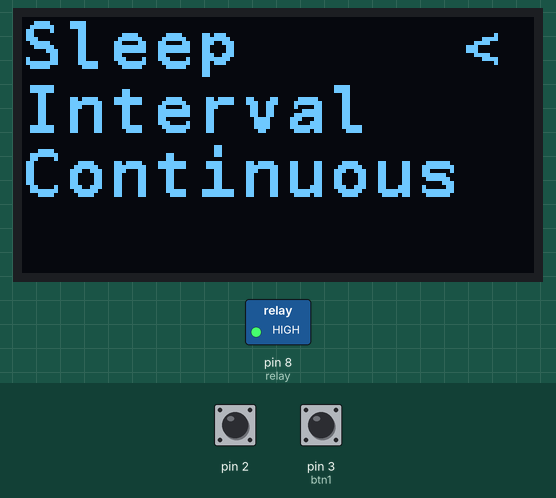
Simulated run of this sketch. Board: Arduino Uno, built with avr-gcc and run on an emulated ATmega328P. On the bench: 128×64 one-colour display, switched loads named in the sketch (green lamp = pin HIGH). The test bench sets the inputs (shaded band); at power-on: pin 2 HIGH, pin 3 (btn1) HIGH. What the sketch prints to the serial monitor is not drawn.

Above: at 1.2 s.
1.3 s: pin 2 pulled LOW for 0.15 s
At 2.4 s:
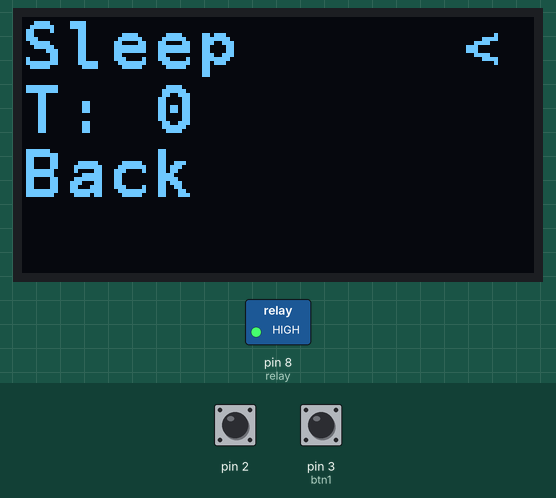
2.9 s: pin 2 pulled LOW for 1 s
At 3.7 s:
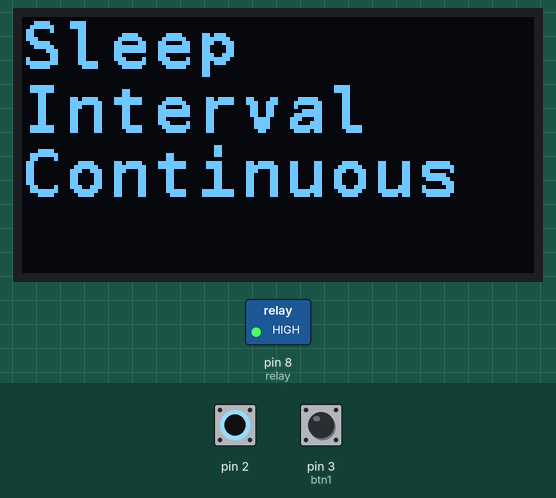
5.4 s: pin 2 pulled LOW for 3.2 s
At 6.0 s:
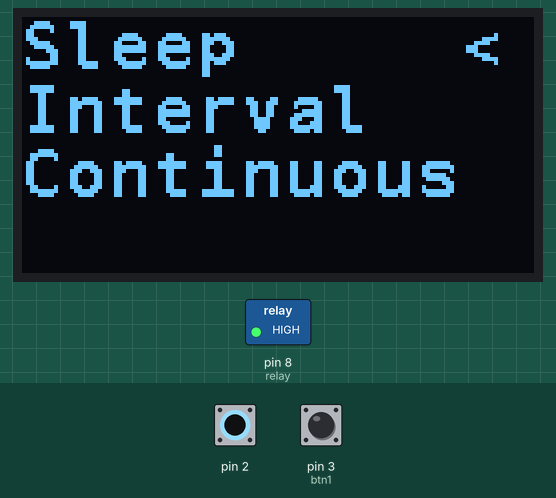
10.1 s: pin 3 (btn1) pulled LOW for 0.15 s
At 10.8 s:
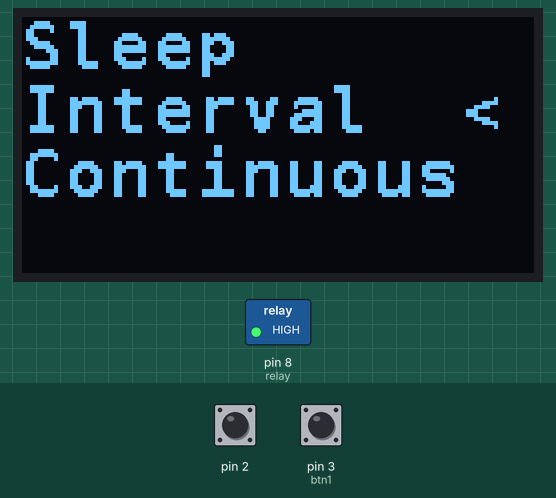
11.7 s: pin 2 pulled LOW for 0.15 s
At 12.4 s:
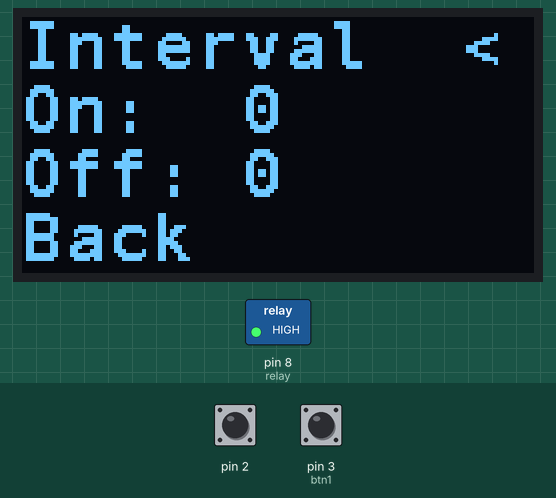
13.3 s: pin 2 pulled LOW for 0.15 s
At 14.6 s:
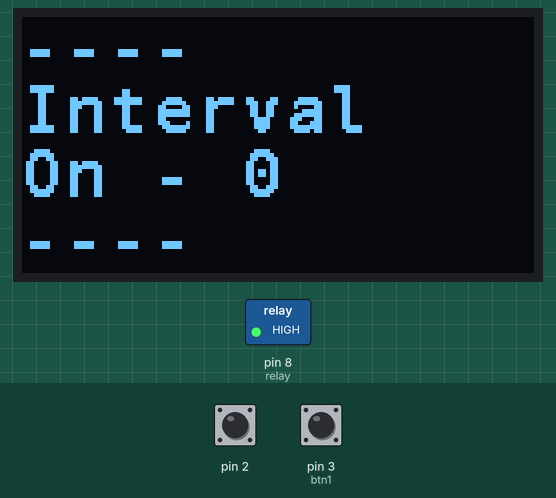
Timing chart, 0 to 16.3 s (numbered marks = the images above; inputs shaded):
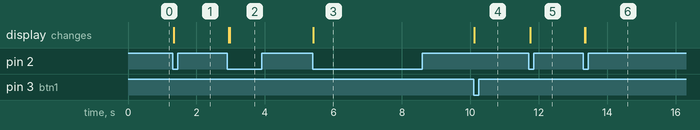

Measured:
- after the input at 1.3 s, the display: changes at once (image 1)
- after the input at 2.9 s, the display: first changes at once (image 2 shows a later state)
- after the input at 5.4 s, the display: changes at once (image 3)
- after the input at 10.1 s, the display: changes at once (image 4)
- after the input at 11.7 s, the display: changes after 0.06 s (image 5)
- after the input at 13.3 s, the display: first changes after 0.05 s (image 6 shows a later state)

The sketch:

12V_Controller.ino
```cpp
#include <Wire.h>
#include "SSD1306Ascii.h"
#include "SSD1306AsciiWire.h"
#include<Bounce2.h>
#include<LowPower.h>

// 0X3C+SA0 - 0x3C or 0x3D
#define I2C_ADDRESS 0x3C

// Define proper RST_PIN if required.
#define RST_PIN -1

SSD1306AsciiWire display;


enum states {
  main,
  split,
  lowPower,
  sleepMenu,
  sleepFnctn,
  increaseTSleep,
  intervalMenu,
  intervalFnctn,
  increaseOnInterval,
  increaseOffInterval,
  continuous
};
typedef enum states states;
int selector = 0, lastSelector, tSleep = 0, intOn = 0, intOff = 0, relay = 8;
bool btnLatch = false, intOnBool = false, displayOn = true;
volatile int button;
unsigned long startMillis, activeMillis, but1Millis;
states state = main, lastState = continuous, LPState = continuous;
int loadDiff = 0;

Bounce btn1 = Bounce();
Bounce btn2 = Bounce();


void setup() {
  Serial.begin(115200);
  pinMode(relay, OUTPUT);
  digitalWrite(relay, HIGH);
  pinMode(3, INPUT_PULLUP);
  pinMode(2, INPUT_PULLUP);
  btn1.attach(3);

  btn1.interval(5);

  // put your setup code here, to run once:
  Wire.begin();
  Wire.setClock(400000L);


  attachInterrupt(digitalPinToInterrupt(2) , intPin, FALLING);

#if RST_PIN >= 0
  display.begin(&Adafruit128x64, I2C_ADDRESS, RST_PIN);
#else // RST_PIN >= 0
  display.begin(&Adafruit128x64, I2C_ADDRESS);
#endif // RST_PIN >= 0

  display.setFont(fixed_bold10x15);

  display.clear();
  startMillis = millis();
  but1Millis = activeMillis = millis();

}

void loop() {
  // put your main code here, to run repeatedly:
  btn1.update();

  if (btn1.fell()) {
    btnLatch = true;
    button = 2;
    Serial.println("btn2");
  }


    displayOn = millis() - activeMillis < 40000;
  stateMachine();

  updateGUI();


}

void stateMachine() {

  states prevState = state;
  switch (state) {
    case main:
      digitalWrite(relay, HIGH);
      if (btnLatch == true) {
        Serial.println(btnLatch);
        btnLatch = false;

        if (button == 2) {
          selector ++;
          if (selector > 2)
            selector = 0;
        }
        if (button == 1) {
          switch (selector) {
            case 0:
              state = sleepMenu;
              break;

            case 1:
              state = intervalMenu;
              break;

            case 2:
              state = continuous;
              break;
          }
          selector = 0;
        }
      }
      if (millis() - activeMillis > 30000)
        state = split;
      break;
    case split:

      Serial.println(analogRead(A0));
      int preloadV;
      bool isOn;
      if (digitalRead(relay) == HIGH){
        // Get the pre load voltage
        preloadV = analogRead(A0);
        isOn = false;
      } else {
        isOn = true;
      }
      Serial.println(isOn);
      if ((analogRead(A0)+ loadDiff) > 897) {
        digitalWrite(relay, LOW);
        // If turning on from off then calculate the loadDiff
        if (!isOn) {
          // Wait 1s for the new voltage to settle
          delay (1000);
          // Calculate the voltage drop due to the load
          loadDiff =  preloadV - analogRead(A0);
          Serial.println("Difference: ");
          Serial.println(loadDiff);
        }
      } else {
        digitalWrite(relay, HIGH);
        // reset the loadDiff
        loadDiff = 0;
      }
      displayOn = false;
      LowPower.powerDown(SLEEP_8S, ADC_OFF, BOD_OFF);
      selector = -1;
      if (btnLatch) {
        btnLatch = false;
        selector = 0;
        state = main;
      }

      break;

    case lowPower:

      break;

    case sleepMenu:
      if (btnLatch) {
        btnLatch = false;

        if (button == 2) {
          selector ++;
          if (selector > 2)
            selector = 0;
        }

        else if (button == 1) {
          switch (selector) {
            case 0:
              state = sleepFnctn;
              startMillis = millis();
              break;

            case 1:
              state = increaseTSleep;
              break;

            case 2:
              state = main;
              selector = 0;
              break;
          }

        }

      }
      if (millis() - activeMillis > 20000)
        state = main;
      break;

    case sleepFnctn:
    Serial.println((millis() - startMillis) / (1000));
      if (float((millis() - startMillis)) / float((1000)) < tSleep* 60) {
        digitalWrite(relay, LOW);
      } else {
        digitalWrite(relay, HIGH);
        state = main;
      }
      if (millis() % 30000 == 0) {
        updateStateGUI();
      }
      selector = -1;
      if (btnLatch) {
        btnLatch = false;
        selector = 0;
        state = main;
      }
      break;

    case increaseTSleep:
      tSleep += 5;
      if (tSleep > 100)
        tSleep = 0;
      state = sleepMenu;
      selector = 1;
      break;

    case intervalMenu:
      if (btnLatch) {
        btnLatch = false;

        if (button == 2) {
          selector ++;
          if (selector > 3)
            selector = 0;
        }
        else if (button == 1) {
          switch (selector) {
            case 0:
              state = intervalFnctn;
              intOnBool = true;
              startMillis = millis();
              break;

            case 1:
              state = increaseOnInterval;

              break;

            case 2:
              state = increaseOffInterval;
              break;
            case 3:
              state = main;
              selector = 0;
              break;
          }

        }

      }
      if (millis() - activeMillis > 20000)
        state = main;
      break;

    case intervalFnctn:
      if (intOnBool) {
        if (float((millis() - startMillis)) / float(( 1000)) < 60*intOn) {
          digitalWrite(relay, LOW);
        } else {
          intOnBool = false;
          startMillis = millis();

        }
      } else {
        if (float((millis() - startMillis)) / float(( 1000)) < 60* intOff) {
          digitalWrite(relay, HIGH);
        } else {
          intOnBool = true;
          startMillis = millis();
        }
      }
      if (millis() % 20000 == 0) {
        updateStateGUI();
      }
      selector = -1;
      if (btnLatch) {
        btnLatch = false;
        selector = 0;
        state = main;
      }
      break;

    case increaseOnInterval:
      state = intervalMenu;
      selector = 1;
      intOn += 5;
      if (intOn > 100)
        intOn = 0;

      break;

    case increaseOffInterval:
      state = intervalMenu;
      selector = 2;
      intOff += 5;
      if (intOff > 100)
        intOff = 0;

      break;

    case continuous:
      digitalWrite(relay, LOW);
      selector = -1;
      if (btnLatch) {
        btnLatch = false;
        selector = 0;
        state = main;
        digitalWrite(relay, HIGH);
      }
      break;
  }
  LPState = prevState;


}


void updateStateGUI() {
  switch (state) {
    case main:
      display.clear();
      display.setCursor(0, 0);
      display.println("Sleep");
      display.println("Interval");
      display.println("Continuous");
      break;
    case split:
      display.clear();
      display.setCursor(0, 0);
      display.println("----");
      display.println("SPLIT");
      display.println("----");
      break;

    case lowPower:
      display.clear();
      break;

    case increaseTSleep:
      /*
        display.setCursor(33, 2);
        display.print(tSleep);
        display.print("   ");
      */
      break;
    case sleepMenu:
      if (lastState != increaseTSleep) {
        display.clear();
        display.setCursor(0, 0);
        display.println("Sleep");
        display.print("T: ");
        display.println(tSleep);
        display.println("Back");
      } else {
        display.setCursor(33, 2);
        display.print(tSleep);
        display.print("   ");
      }
      break;

    case sleepFnctn:
      if (lastState != state) {
        display.clear();
        display.setCursor(0, 0);
        display.println("----");
        display.println("SLEEP");
      }
      display.setCursor(0, 4);
      display.print( tSleep - (millis() - startMillis) / (1000 * 60) );
      display.println("  ");
      if (lastState != state)
        display.println("----");
      break;


    case intervalMenu:
      if (lastState != increaseOnInterval || lastState != increaseOffInterval) {
        display.clear();
        display.setCursor(0, 0);
        display.println("Interval");
        display.print("On:  ");
        display.println(intOn);
        display.print("Off: ");
        display.println(intOff);
        display.println("Back");
      } else if (lastState == increaseOnInterval) {
        display.setCursor(55, 2);
        display.print(intOn);
        display.print("   ");
      } else if (lastState == increaseOffInterval) {
        display.setCursor(55, 4);
        display.print(intOff);
        display.print("   ");
      }
      break;

    case intervalFnctn:
      if (lastState != state) {
        display.clear();
        display.setCursor(0, 0);
        display.println("----");
        display.println("Interval");
      }
      display.setCursor(0, 4);
      if (intOnBool) {

        display.print("On - ");
        display.print(intOn - (millis() - startMillis) / (1000 * 60));
      } else {
        display.print("Off - ");
        display.print(intOff  - (millis() - startMillis) / (1000 * 60));
      }
      display.println("   ");
      if (lastState != state)
        display.println("----");
      break;

    case increaseOnInterval:
      /*
        display.setCursor(55, 2);
        display.print(intOn);
        display.print("   ");*/
      break;

    case increaseOffInterval:
      /*
        display.setCursor(55, 4);
        display.print(intOff);
        display.print("   ");
      */
      break;

    case continuous:
      display.clear();
      display.setCursor(0, 0);
      display.println("----");
      display.println("Continous");
      display.println("----");
      break;
  }
  updateSelectorGUI();
}

void updateSelectorGUI() {
  display.setCursor(110, 0);
  display.print(" ");
  display.setCursor(110, 2);
  display.print(" ");
  display.setCursor(110, 4);
  display.print(" ");
  display.setCursor(110, 6);
  display.print(" ");
  switch (selector) {
    case -1:

      break;
    case 0:
      display.setCursor(110, 0);
      display.print("<");
      break;

    case 1:
      display.setCursor(110, 2);
      display.print("<");
      break;

    case 2:
      display.setCursor(110, 4);
      display.print("<");
      break;

    case 3:
      display.setCursor(110, 6);
      display.print("<");

      break;
  }
}
void updateGUI() {
  if (lastState != state) {
    if (displayOn)
      updateStateGUI();
    lastState = state;
    Serial.println(state);

  }
  if (lastSelector != selector) {
    lastSelector = selector;
    if (displayOn)
      updateSelectorGUI();
  }
  if(!displayOn)
    display.clear();
}
void intPin() {
  if(millis() - but1Millis > 200){
  delay(200);
  Serial.println("btn1");
  btnLatch = true;
  button = 1;
  but1Millis = activeMillis = millis();
  }

}
```
